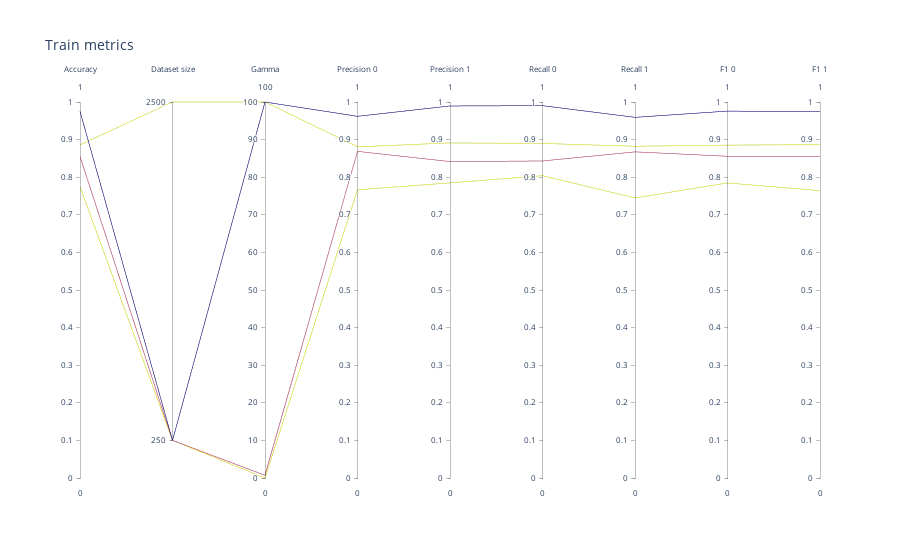
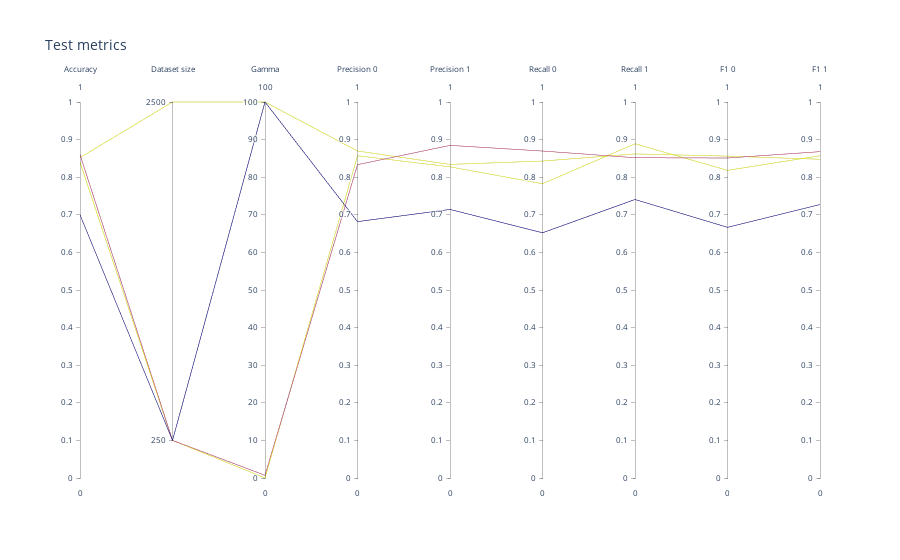

These figures' notebook cell, in order:
### Code cell
# DO NOT MODIFY THIS CELL. Simply execute it.
plot_parallel_coordinates(train_metrics, svm_models, 'Train metrics')
plot_parallel_coordinates(test_metrics, svm_models, 'Test metrics')

### Figure 1 — Plotly figure (JSON) as saved in the notebook; plotly's stock layout.template omitted (floating-point values rounded to 4 significant figures)
{"data": [{"dimensions": [{"label": "Accuracy", "range": [0, 1], "values": [0.775, 0.855, 0.975, 0.886]}, {"label": "Dataset size", "range": [0, 2500], "ticktext": ["250", "2500"], "tickvals": [250, 2500], "values": [250, 250, 250, 2500]}, {"label": "Gamma", "range": [0, 100], "values": [0.01, 0.7224, 100, 100]}, {"label": "Precision 0", "range": [0, 1], "values": [0.7664, 0.8687, 0.9619, 0.8809]}, {"label": "Precision 1", "range": [0, 1], "values": [0.7849, 0.8416, 0.9895, 0.8911]}, {"label": "Recall 0", "range": [0, 1], "values": [0.8039, 0.8431, 0.9902, 0.8898]}, {"label": "Recall 1", "range": [0, 1], "values": [0.7449, 0.8673, 0.9592, 0.8823]}, {"label": "F1 0", "range": [0, 1], "values": [0.7847, 0.8557, 0.9758, 0.8853]}, {"label": "F1 1", "range": [0, 1], "values": [0.7644, 0.8543, 0.9741, 0.8867]}], "line": {"color": [0, 1, 2, 0], "colorscale": [[0, "#f0f921"], [0.1111, "#fdca26"], [0.2222, "#fb9f3a"], [0.3333, "#ed7953"], [0.4444, "#d8576b"], [0.5556, "#bd3786"], [0.6667, "#9c179e"], [0.7778, "#7201a8"], [0.8889, "#46039f"], [1, "#0d0887"]], "showscale": false}, "type": "parcoords"}], "layout": {"font": {"size": 10}, "title": {"text": "Train metrics"}}}

### Figure 2 — Plotly figure (JSON) as saved in the notebook; plotly's stock layout.template omitted (floating-point values rounded to 4 significant figures)
{"data": [{"dimensions": [{"label": "Accuracy", "range": [0, 1], "values": [0.84, 0.86, 0.7, 0.852]}, {"label": "Dataset size", "range": [0, 2500], "ticktext": ["250", "2500"], "tickvals": [250, 2500], "values": [250, 250, 250, 2500]}, {"label": "Gamma", "range": [0, 100], "values": [0.01, 0.7224, 100, 100]}, {"label": "Precision 0", "range": [0, 1], "values": [0.8571, 0.8333, 0.6818, 0.8696]}, {"label": "Precision 1", "range": [0, 1], "values": [0.8276, 0.8846, 0.7143, 0.834]}, {"label": "Recall 0", "range": [0, 1], "values": [0.7826, 0.8696, 0.6522, 0.8429]}, {"label": "Recall 1", "range": [0, 1], "values": [0.8889, 0.8519, 0.7407, 0.8619]}, {"label": "F1 0", "range": [0, 1], "values": [0.8182, 0.8511, 0.6667, 0.856]}, {"label": "F1 1", "range": [0, 1], "values": [0.8571, 0.8679, 0.7273, 0.8477]}], "line": {"color": [0, 1, 2, 0], "colorscale": [[0, "#f0f921"], [0.1111, "#fdca26"], [0.2222, "#fb9f3a"], [0.3333, "#ed7953"], [0.4444, "#d8576b"], [0.5556, "#bd3786"], [0.6667, "#9c179e"], [0.7778, "#7201a8"], [0.8889, "#46039f"], [1, "#0d0887"]], "showscale": false}, "type": "parcoords"}], "layout": {"font": {"size": 10}, "title": {"text": "Test metrics"}}}
